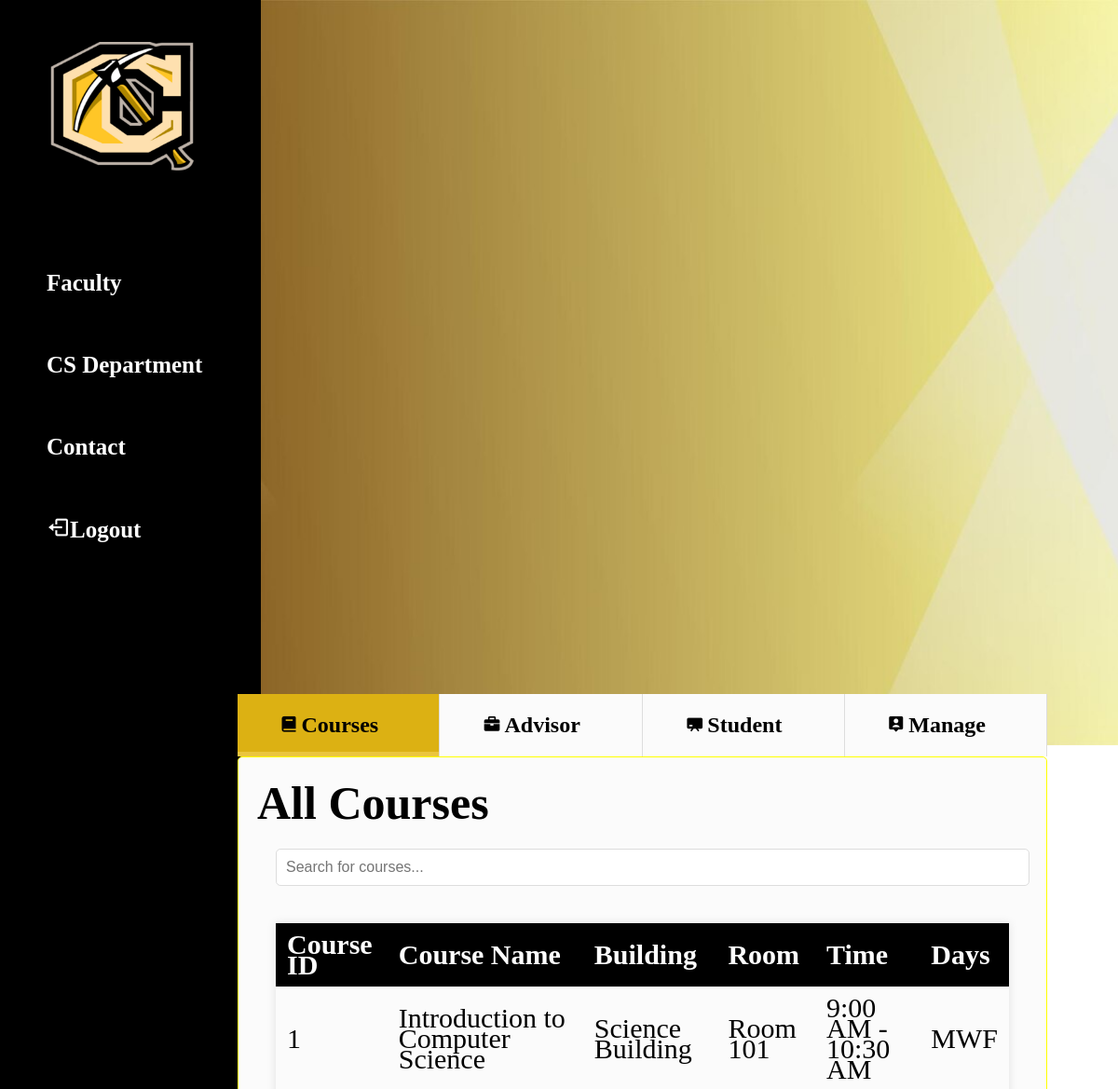
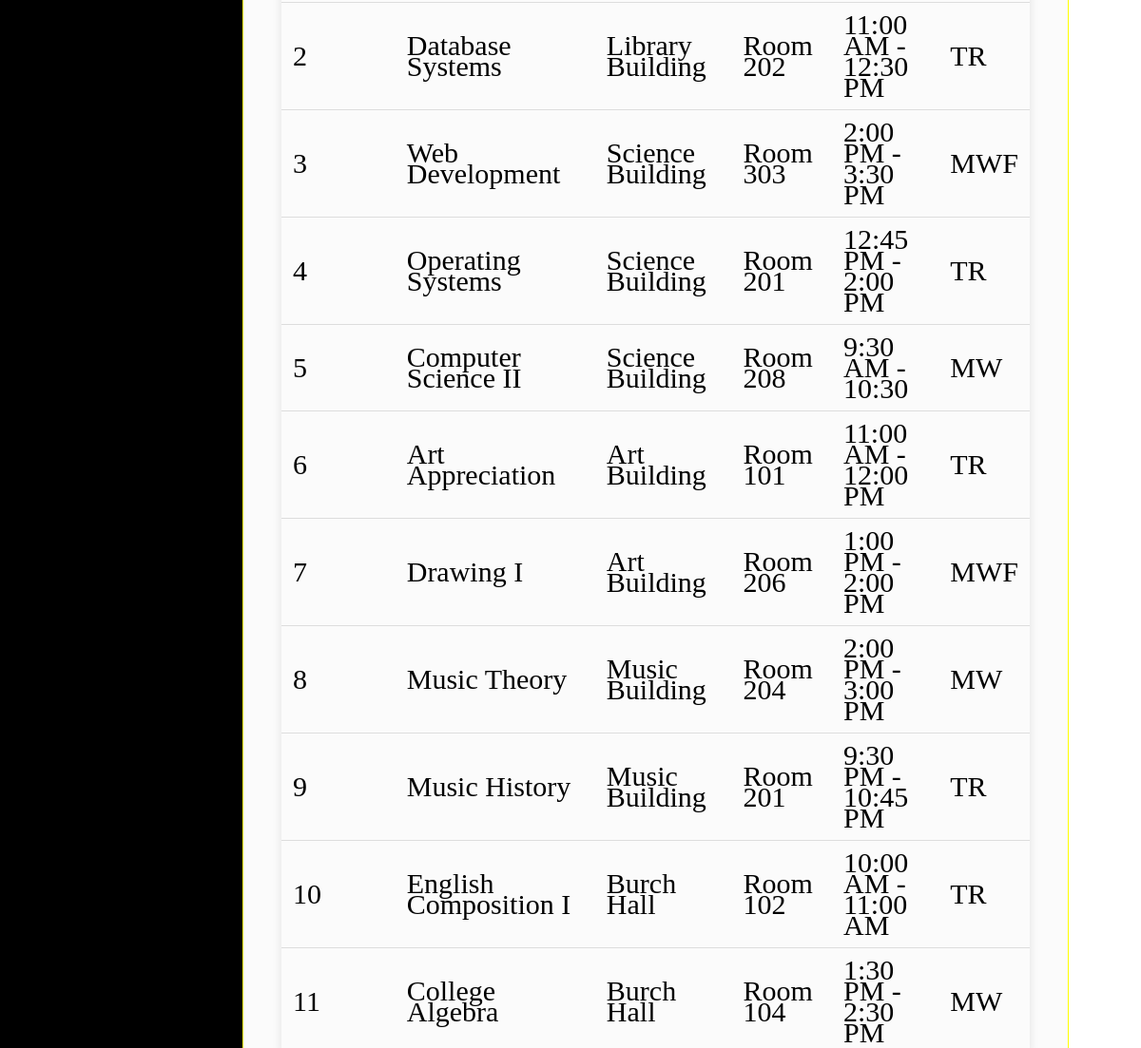
The app's page /code/frontend/faculty_home.php (signed in) with its own data (2 pictures, top to bottom).
### tables this page shows
CREATE TABLE `course` (
  `courseid` bigint(20) NOT NULL,
  `coursedesc` varchar(400) NOT NULL,
  `building` varchar(25) NOT NULL,
  `room` varchar(25) NOT NULL,
  `time` varchar(25) NOT NULL,
  `days` varchar(10) NOT NULL,
  `facultyid` bigint(20) NOT NULL
);

### code/middleend/get_courses.php (the view)
<?php
include('db_connect.php');
$query = "SELECT * FROM course";
$result = $conn->query($query);
if ($result->num_rows > 0) {
    while ($row = $result->fetch_assoc()) {
        echo "<tr>";
        echo "<td>" . htmlspecialchars($row['courseid']) . "</td>";
        echo "<td>" . htmlspecialchars($row['coursedesc']) . "</td>";
        echo "<td>" . htmlspecialchars($row['building']) . "</td>";
        echo "<td>" . htmlspecialchars($row['room']) . "</td>";
        echo "<td>" . htmlspecialchars($row['time']) . "</td>";
        echo "<td>" . htmlspecialchars($row['days']) . "</td>";
        echo "</tr>";
    }
} else {
    echo "<tr><td colspan='3'>No courses found</td></tr>";
}

### code/frontend/faculty_home.php (shortened to what this page needs)
<?php
include('../middleend/db_connect.php');
?>
<!DOCTYPE html>
<html>
    <head>
        <link rel="stylesheet" href="../../assets/css/style.css" />
        <link href='https://unpkg.com/boxicons@2.1.4/css/boxicons.min.css' rel='stylesheet'>
    </head>
    <body class="faculty">
        <ul class="sidebar">
            <img src="../../assets/images/cameron.png" class="logo">
            <li><a>Faculty</a></li>
            <li><a>CS Department</a></li>
            <li><a href="#">Contact</a></li>
            <li><a href="#"><i class="bx bx-log-out"></i>Logout</a></li>
        </ul>
        <div class="action-box">
            <div class="tabs">
                <ol>
                    <li class="active">
                        <span class="icon"><i class='bx bxs-book'></i></span>
                        <span class="text">Courses</span>
                    </li>
                    <li>
                        <span class="icon"><i class='bx bxs-briefcase'></i></span>
                        <span class="text">Advisor</span>
                    </li>
                    <li >
                        <span class="icon"><i class='bx bxs-chalkboard'></i></span>
                        <span class="text">Student</span>
                    </li>
                    <li>
                        <span class="icon"><i class='bx bxs-user-pin'></i></span>
                        <span class="text">Manage</span>
                    </li>
                </ol>
            </div>
            <div class="content">
                <div class="tab_wrap" style="display: block;">
                    <div class="title">All Courses</div>
                    <div class="tab-content">
                        <input type="text" id="courseSearch" placeholder="Search for courses..." onkeyup="filterCourses()" />
                        <table id="coursesTable">
                            <thead>
                                <tr>
                                    <th>Course ID</th>
                                    <th>Course Name</th>
                                    <th>Building</th>
                                    <th>Room</th>
                                    <th>Time</th>
                                    <th>Days</th>
                                </tr>
                            </thead>
                            <tbody>
                                <?php include('../middleend/get_courses.php'); ?>
                            </tbody>
                        </table>
                    </div>
                </div>
            </div>
        </div>
    </body>
</html>

### assets/css/style.css (style rules this page uses)
html, body { margin: 0; padding: 0; overflow: auto; width: 100%; height: 100%; }
.login, .advisor, .admin , .faculty { width: 100%; min-height: 100vh; background: url('../images/background.jpg') no-repeat; background-size: cover; background-position: center; }
.text { font-size: 24px; margin: 20px 0; padding:20px }
ul.sidebar { list-style-type: none; margin: -20px; padding: -20px; width: 260px; background-color: black; position: fixed; height: 120%; overflow: auto; text-align: center; }
.logo { display: flex; margin-left: 0px; margin-right: auto; margin-top: 50px; height: 200px; width: 200px; padding: 15px; }
li a { display: block; color: #fff; font-size: 25px; font-weight: bold; padding: 30px 0 30px 30px; text-decoration: none; text-align: left; }
.action-box { position: absolute; width: 75%; height: 750px; top: 50%; left: 50%; transform: translate(-40%, -50%); border-radius: 10px; margin-top: 20x; }
.tabs ol { display: flex; margin: 0 auto; padding: 0px; margin-top: -1em; text-align: center; background: #fbfbfb;; margin-left: 15px; margin-right: 16px; }
.tabs ol li { width: 306px; padding: 20px; border-right: 1px solid #dddddd; text-align: center; list-style-type: none; font-size: 14px; font-weight: 600; cursor: pointer; transition: all 0.2s ease; position: relative; }
.tabs ol li .icon { font-size: 20px; margin-right: -20px; }
.tabs ol li::before { content: ""; position: absolute; bottom: 0; left: 0; width: 100%; height: 5px; background-color: #eac53e; transition: all 0.2s ease; opacity: 0; }
.tabs ol li:hover, .tabs ol li.active { background: #dcb113; color: black; }
.tabs ol li:hover:before, .tabs ol li.active:before { opacity: 1; }
.content { background: #fbfbfb; border: 1px solid yellow; border-radius: 5px; padding: 20px; margin-left: 15px; margin-right: 16px; }
.tab_wrap .title { font-size: 50px; margin-bottom: 15px; font-weight: 600; }
.tab-content { margin-bottom: 0px; font-size: 30px; line-height: 22px; }
.tab-content { margin: 20px; }
#courseSearch { width: 100%; padding: 10px; margin-bottom: 20px; border-radius: 5px; border: 1px solid #ddd; font-size: 16px; }
table { width: 100%; border-collapse: collapse; margin-top: 20px; box-shadow: 0 0 10px rgba(0, 0, 0, 0.1); }
th { background-color: black; color: white; padding: 12px; text-align: left; }
td { padding: 12px; border-bottom: 1px solid #ddd; }
th, td { text-align: left; }
.title { font-size: 24px; font-weight: bold; margin-bottom: 20px; }

### records on screen
course: courseid "1", coursedesc "Introduction to Computer Science", building "Science Building", room "Room 101", time "9:00 AM - 10:30 AM", days "MWF"
course: courseid "2", coursedesc "Database Systems", building "Library Building", room "Room 202", time "11:00 AM - 12:30 PM", days "TR"
course: courseid "3", coursedesc "Web Development", building "Science Building", room "Room 303", time "2:00 PM - 3:30 PM", days "MWF"
course: courseid "4", coursedesc "Operating Systems", building "Science Building", room "Room 201", time "12:45 PM - 2:00 PM", days "TR"
course: courseid "5", coursedesc "Computer Science II", building "Science Building", room "Room 208", time "9:30 AM - 10:30", days "MW"
course: courseid "6", coursedesc "Art Appreciation", building "Art Building", room "Room 101", time "11:00 AM - 12:00 PM", days "TR"
course: courseid "7", coursedesc "Drawing I", building "Art Building", room "Room 206", time "1:00 PM - 2:00 PM", days "MWF"
course: courseid "8", coursedesc "Music Theory", building "Music Building", room "Room 204", time "2:00 PM - 3:00 PM", days "MW"
course: courseid "9", coursedesc "Music History", building "Music Building", room "Room 201", time "9:30 PM - 10:45 PM", days "TR"
course: courseid "10", coursedesc "English Composition I", building "Burch Hall", room "Room 102", time "10:00 AM - 11:00 AM", days "TR"
course: courseid "11", coursedesc "College Algebra", building "Burch Hall", room "Room 104", time "1:30 PM - 2:30 PM", days "MW"
